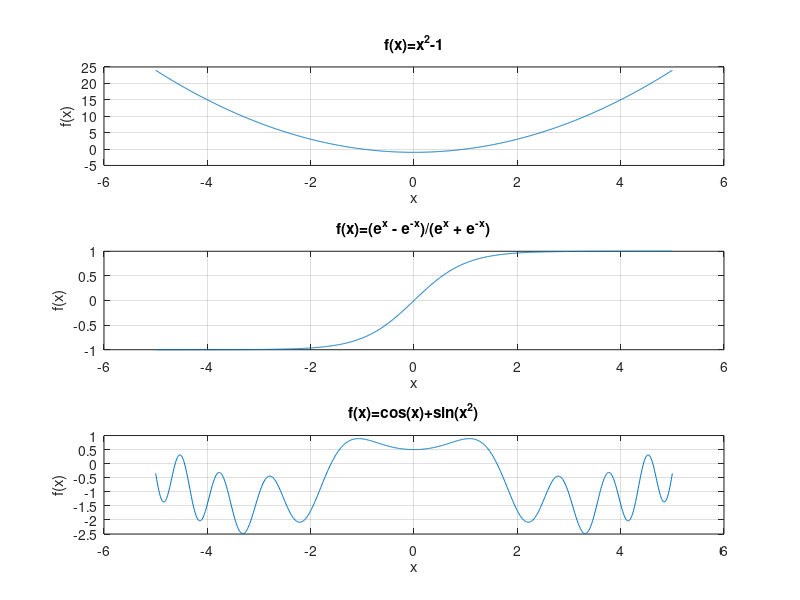

Source code (MATLAB): (Note: this script raises an error after producing the figure.)
%% Task 2 - Iterative Algorithm Comparison

% clear workspace
clear
clc

% Initialisation 
tol = 1.0e-4;  % tolerance for asserts
nmax = 20;     % maximum number of iterations

% functions to test algorithms on
f1 = @(x) x.^2 - 1;                           % function 1
g1 = @(x) 2*x;                                % gradient 1
f2 = @(x) (exp(x)-exp(-x))./(exp(x)+exp(-x)); % function 2
g2 = @(x) 4*exp(2*x)./(exp(2*x)+1).^2;        % gradient 2
f3 = @(x) cos(x)+sin(x.*x)-0.5;               % function 3
g3 = @(x) 2*x.*cos(x.*x)-sin(x);              % gradient 3
% initial root estimates for each function
% column 1: x0 for initial bracket methods
% column 2: x1 for initial bracket methods
% column 3: x0 for Newton's method
xint1 = ([-3.0,0.5,-3.0]);
xint2 = ([-5.,2.,1.1]);
xint3 = ([-2.0,1.5,-0.40]);

% function titles for plots
title1 = 'f(x)=x^2-1';
title2 = 'f(x)=(e^x - e^{-x})/(e^x + e^{-x})';
title3 = 'f(x)=cos(x)+sin(x^2)';

% set to false when you don't need to produce plot of functions
disp_func = true;
if disp_func
	x = linspace(-5.,5.,1000);
    figure(1), clf
    subplot(3,1,1)
    plot(x,f1(x))
    grid on, xlabel('x'), ylabel('f(x)'), title(title1)
    subplot(3,1,2)
    plot(x,f2(x))
    grid on, xlabel('x'), ylabel('f(x)'), title(title2)
    subplot(3,1,3)
    plot(x,f3(x))
    grid on, xlabel('x'), ylabel('f(x)'), title(title3)
    %pause
end


%% To do - complete below function calls
% bisection method
xbf1 = Bisection(f1, xint1(1), xint1(2), nmax, tol);
xbf2 = Bisection(f2, xint2(1), xint2(2), nmax, tol);
xbf3 = Bisection(f3, xint3(1), xint3(2), nmax, tol);

% secant method
xsf1 = Secant(f1, xint1(1), xint1(2), nmax, tol);
xsf2 = Secant(f2, xint2(1), xint2(2), nmax, tol);
xsf3 = Secant(f3, xint3(1), xint3(2), nmax, tol);

% regula falsi method
xrf1 = Regulafalsi(f1, xint1(1), xint1(2), nmax, tol);
xrf2 = Regulafalsi(f2, xint2(1), xint2(2), nmax, tol);
xrf3 = Regulafalsi(f3, xint3(1), xint3(2), nmax, tol);

% newton's method
xnf1 = Newton(f1, g1, xint1(3), nmax, tol);
xnf2 = Newton(f2, g2, xint2(3), nmax, tol);
xnf3 = Newton(f3, g3, xint3(3), nmax, tol);

% combined bisection/newtons method
xcf1 = Combined(f1, g1, xint1(1), xint1(2), nmax, tol);
xcf2 = Combined(f2, g2, xint2(1), xint2(2), nmax, tol);
xcf3 = Combined(f3, g3, xint3(1), xint3(2), nmax, tol);


%% start figure for method root convergence comparison
figure(2), clf

% create top plot for function 1
subplot(1,3,1)
plot(linspace(1,length(xbf1),length(xbf1)),xbf1,'m-o', 'DisplayName',['Bisection ','(',num2str(xint1(1)),', ',num2str(xint1(2)),')'])
hold on
plot(linspace(1,length(xsf1),length(xsf1)),xsf1,'b--o', 'DisplayName',['Secant ','(',num2str(xint1(1)),', ',num2str(xint1(2)),')'])
plot(linspace(1,length(xrf1),length(xrf1)),xrf1,'k:o', 'DisplayName',['Regula Falsi ','(',num2str(xint1(1)),', ',num2str(xint1(2)),')'])
plot(linspace(1,length(xnf1),length(xnf1)),xnf1,'r-.o', 'DisplayName',['Newton ','(',num2str(xint1(3)),')'])
plot(linspace(1,length(xcf1),length(xcf1)),xcf1,'g--o', 'DisplayName',['Combined ','(',num2str(xint1(1)),', ',num2str(xint1(2)),')'])
hold off
grid on, xlabel('k'), ylabel('x(k)'), title(title1)
legend('show')

% create middle plot for function 2
subplot(1,3,2)
plot(linspace(1,length(xbf2),length(xbf2)),xbf2,'m-o', 'DisplayName',['Bisection ','(',num2str(xint2(1)),', ',num2str(xint2(2)),')'])
hold on
plot(linspace(1,length(xsf2),length(xsf2)),xsf2,'b--o', 'DisplayName',['Secant ','(',num2str(xint2(1)),', ',num2str(xint2(2)),')'])
plot(linspace(1,length(xrf2),length(xrf2)),xrf2,'k:o', 'DisplayName',['Regula Falsi ','(',num2str(xint2(1)),', ',num2str(xint2(2)),')'])
plot(linspace(1,length(xnf2),length(xnf2)),xnf2,'r-.o', 'DisplayName',['Newton ','(',num2str(xint2(3)),')'])
plot(linspace(1,length(xcf2),length(xcf2)),xcf2,'g--o', 'DisplayName',['Combined ','(',num2str(xint2(1)),', ',num2str(xint2(2)),')'])
hold off
grid on, xlabel('k'), ylabel('x(k)'), title(title2)
legend('show','Location','southeast')

% create bottom plot for function 3
subplot(1,3,3)
plot(linspace(1,length(xbf3),length(xbf3)),xbf3,'m-o', 'DisplayName',['Bisection ','(',num2str(xint3(1)),', ',num2str(xint3(2)),')'])
hold on
plot(linspace(1,length(xsf3),length(xsf3)),xsf3,'b--o', 'DisplayName',['Secant ','(',num2str(xint3(1)),', ',num2str(xint3(2)),')'])
plot(linspace(1,length(xrf3),length(xrf3)),xrf3,'k:o', 'DisplayName',['Regula Falsi ','(',num2str(xint3(1)),', ',num2str(xint3(2)),')'])
plot(linspace(1,length(xnf3),length(xnf3)),xnf3,'r-.o', 'DisplayName',['Newton ','(',num2str(xint3(3)),')'])
plot(linspace(1,length(xcf3),length(xcf3)),xcf3,'g--o', 'DisplayName',['Combined ','(',num2str(xint3(1)),', ',num2str(xint3(2)),')'])
hold off
grid on, xlabel('k'), ylabel('x(k)'), title(title3)
legend('show','Location','southeast')

%% end figure for method performance comparison

%% start figure for method performance comparison
figure(3), clf

% create top plots for function 1
subplot(3,2,1)
plot(linspace(1,length(xbf1),length(xbf1)),f1(xbf1),'m-o', 'DisplayName',['Bisection ','(',num2str(xint1(1)),', ',num2str(xint1(2)),')'])
hold on
plot(linspace(1,length(xsf1),length(xsf1)),f1(xsf1),'b--o', 'DisplayName',['Secant ','(',num2str(xint1(1)),', ',num2str(xint1(2)),')'])
plot(linspace(1,length(xrf1),length(xrf1)),f1(xrf1),'k:o', 'DisplayName',['Regula Falsi ','(',num2str(xint1(1)),', ',num2str(xint1(2)),')'])
plot(linspace(1,length(xnf1),length(xnf1)),f1(xnf1),'r-.o', 'DisplayName',['Newton ','(',num2str(xint1(3)),')'])
plot(linspace(1,length(xcf1),length(xcf1)),f1(xcf1),'g--o', 'DisplayName',['Combined ','(',num2str(xint1(1)),', ',num2str(xint1(2)),')'])
hold off
grid on, xlabel('k'), ylabel('f(x)'), title(title1)
legend('show')

subplot(3,2,2)
semilogy(linspace(1,length(xbf1),length(xbf1)),abs(f1(xbf1)),'m-o', 'DisplayName',['Bisection ','(',num2str(xint1(1)),', ',num2str(xint1(2)),')'])
hold on
semilogy(linspace(1,length(xsf1),length(xsf1)),abs(f1(xsf1)),'b--o', 'DisplayName',['Secant ','(',num2str(xint1(1)),', ',num2str(xint1(2)),')'])
semilogy(linspace(1,length(xrf1),length(xrf1)),abs(f1(xrf1)),'k:o', 'DisplayName',['Regula Falsi ','(',num2str(xint1(1)),', ',num2str(xint1(2)),')'])
semilogy(linspace(1,length(xnf1),length(xnf1)),abs(f1(xnf1)),'r-.o', 'DisplayName',['Newton ','(',num2str(xint1(3)),')'])
semilogy(linspace(1,length(xcf1),length(xcf1)),abs(f1(xcf1)),'g--o', 'DisplayName',['Combined ','(',num2str(xint1(1)),', ',num2str(xint1(2)),')'])
hold off
grid on, xlabel('k'), ylabel('|f(x)|'), title(title1)
legend('show')

% create middle plots for function 2
subplot(3,2,3)
plot(linspace(1,length(xbf2),length(xbf2)),f2(xbf2),'m-o', 'DisplayName',['Bisection ','(',num2str(xint2(1)),', ',num2str(xint2(2)),')'])
hold on
plot(linspace(1,length(xsf2),length(xsf2)),f2(xsf2),'b--o', 'DisplayName',['Secant ','(',num2str(xint2(1)),', ',num2str(xint2(2)),')'])
plot(linspace(1,length(xrf2),length(xrf2)),f2(xrf2),'k:o', 'DisplayName',['Regula Falsi ','(',num2str(xint2(1)),', ',num2str(xint2(2)),')'])
plot(linspace(1,length(xnf2),length(xnf2)),f2(xnf2),'r-.o', 'DisplayName',['Newton ','(',num2str(xint2(3)),')'])
plot(linspace(1,length(xcf2),length(xcf2)),f2(xcf2),'g--o', 'DisplayName',['Combined ','(',num2str(xint2(1)),', ',num2str(xint2(2)),')'])
hold off
grid on, xlabel('k'), ylabel('f(x)'), title(title2)
legend('show','Location','southeast')

subplot(3,2,4)
semilogy(linspace(1,length(xbf2),length(xbf2)),abs(f2(xbf2)),'m-o', 'DisplayName',['Bisection ','(',num2str(xint2(1)),', ',num2str(xint2(2)),')'])
hold on
semilogy(linspace(1,length(xsf2),length(xsf2)),abs(f2(xsf2)),'b--o', 'DisplayName',['Secant ','(',num2str(xint2(1)),', ',num2str(xint2(2)),')'])
plot(linspace(1,length(xrf2),length(xrf2)),abs(f2(xrf2)),'k:o', 'DisplayName',['Regula Falsi ','(',num2str(xint2(1)),', ',num2str(xint2(2)),')'])
semilogy(linspace(1,length(xnf2),length(xnf2)),abs(f2(xnf2)),'r-.o', 'DisplayName',['Newton ','(',num2str(xint2(3)),')'])
semilogy(linspace(1,length(xcf2),length(xcf2)),abs(f2(xcf2)),'g--o', 'DisplayName',['Combined ','(',num2str(xint2(1)),', ',num2str(xint2(2)),')'])
hold off
grid on, xlabel('k'), ylabel('|f(x)|'), title(title2)
legend('show','Location','southeast')

% create bottom plots for function 3
subplot(3,2,5)
plot(linspace(1,length(xbf3),length(xbf3)),f3(xbf3),'m-o', 'DisplayName',['Bisection ','(',num2str(xint3(1)),', ',num2str(xint3(2)),')'])
hold on
plot(linspace(1,length(xsf3),length(xsf3)),f3(xsf3),'b--o', 'DisplayName',['Secant ','(',num2str(xint3(1)),', ',num2str(xint3(2)),')'])
plot(linspace(1,length(xrf3),length(xrf3)),f3(xrf3),'k:o', 'DisplayName',['Regula Falsi ','(',num2str(xint3(1)),', ',num2str(xint3(2)),')'])
plot(linspace(1,length(xnf3),length(xnf3)),f3(xnf3),'r-.o', 'DisplayName',['Newton ','(',num2str(xint3(3)),')'])
plot(linspace(1,length(xcf3),length(xcf3)),f3(xcf3),'g--o', 'DisplayName',['Combined ','(',num2str(xint3(1)),', ',num2str(xint3(2)),')'])
hold off
grid on, xlabel('k'), ylabel('f(x)'), title(title3)
legend('show','Location','southeast')

subplot(3,2,6)
semilogy(linspace(1,length(xbf3),length(xbf3)),abs(f3(xbf3)),'m-o', 'DisplayName',['Bisection ','(',num2str(xint3(1)),', ',num2str(xint3(2)),')'])
hold on
semilogy(linspace(1,length(xsf3),length(xsf3)),abs(f3(xsf3)),'b--o', 'DisplayName',['Secant ','(',num2str(xint3(1)),', ',num2str(xint3(2)),')'])
semilogy(linspace(1,length(xrf3),length(xrf3)),abs(f3(xrf3)),'k:o', 'DisplayName',['Regula Falsi ','(',num2str(xint3(1)),', ',num2str(xint3(2)),')'])
semilogy(linspace(1,length(xnf3),length(xnf3)),abs(f3(xnf3)),'r-.o', 'DisplayName',['Newton ','(',num2str(xint3(3)),')'])
semilogy(linspace(1,length(xcf3),length(xcf3)),abs(f3(xcf3)),'g--o', 'DisplayName',['Combined ','(',num2str(xint3(1)),', ',num2str(xint3(2)),')'])
hold off
grid on, xlabel('k'), ylabel('|f(x)|'), title(title3)
legend('show','Location','southwest')
%% end figure for method performance comparison

